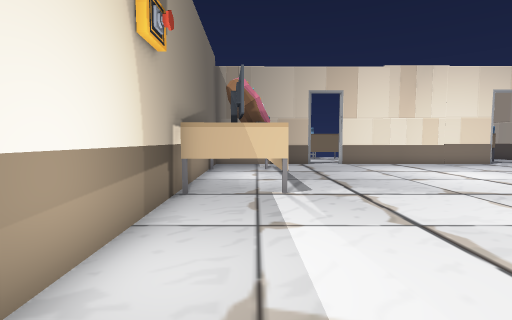
view 1 (above)

21 first-person views from a walk through a scene from a Unity 3-D project. The camera is 1.3 m above the floor, tilts 4° down and sees 85° across. The floor is counted in squares, 1 m on a side. Each view is taken from the middle of a square. On the plan, view 1 faces up. The plan holds only what a view shows up to about 13 squares ahead; the rest is blank. The place goes on beyond the plan. Some animated figures are not drawn. Door leaves are left out, so doorways stand open.

view 2
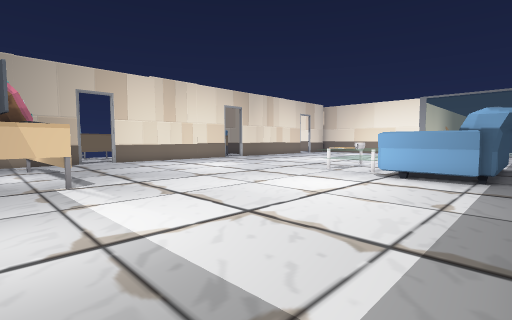

view 3
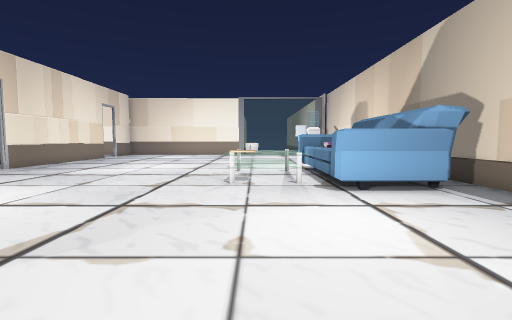

view 4
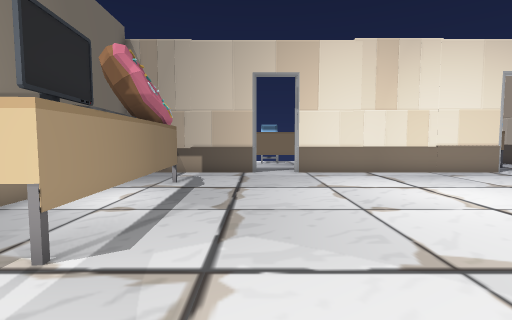

view 5
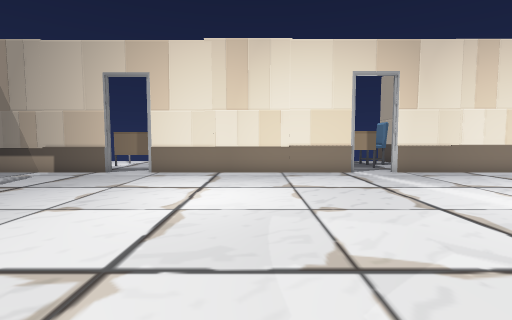

view 6
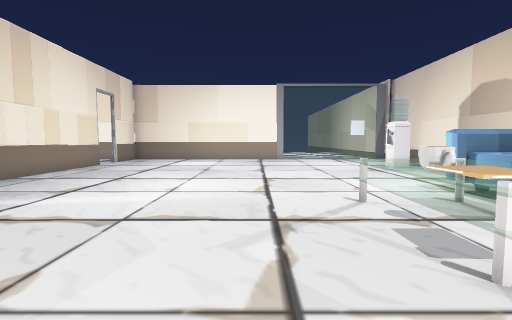

view 7
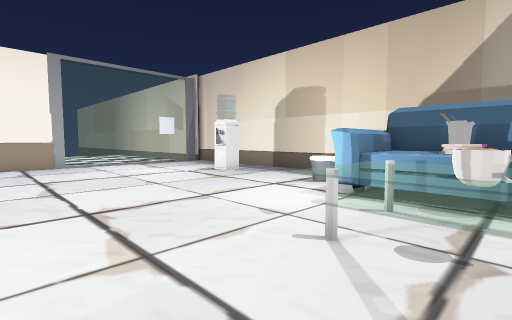

view 8
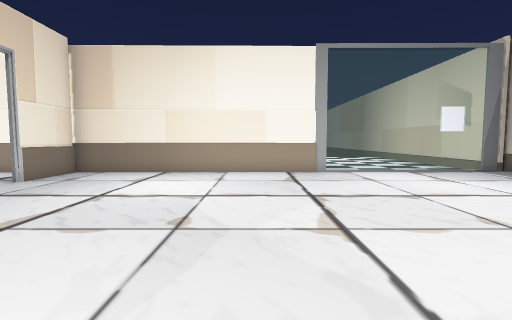

view 9
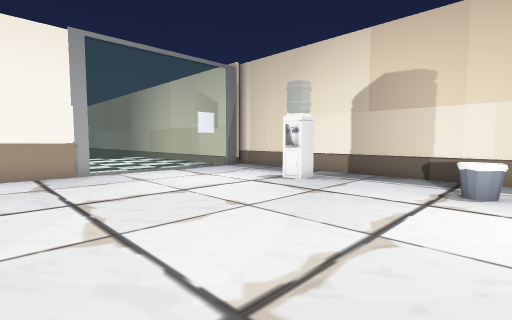

view 10
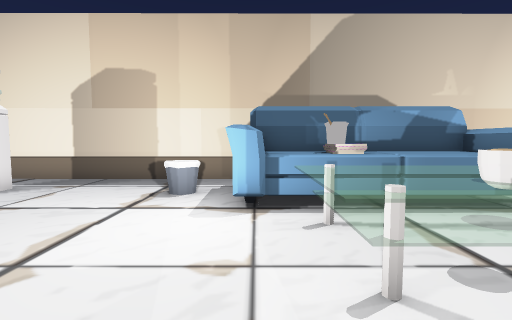

view 11
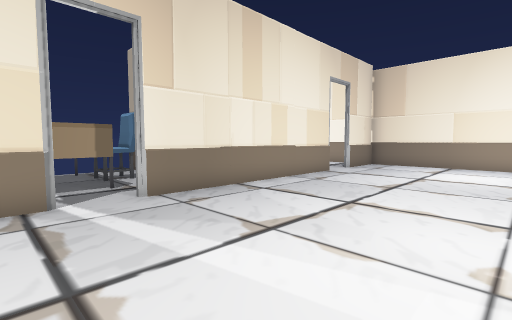

view 12
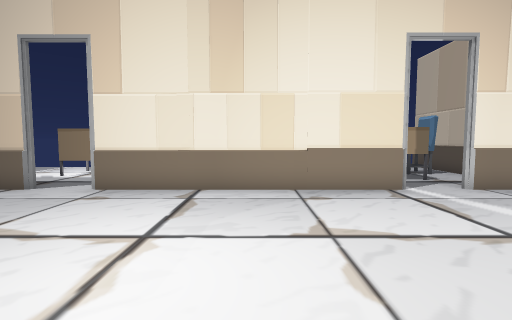

view 13
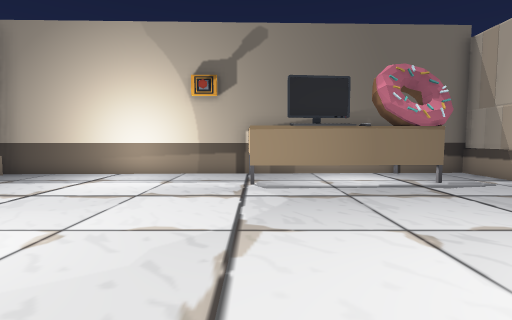

view 14
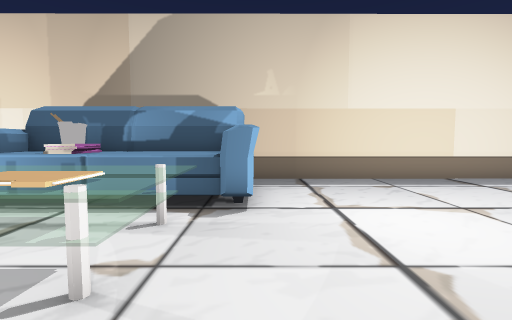

view 15
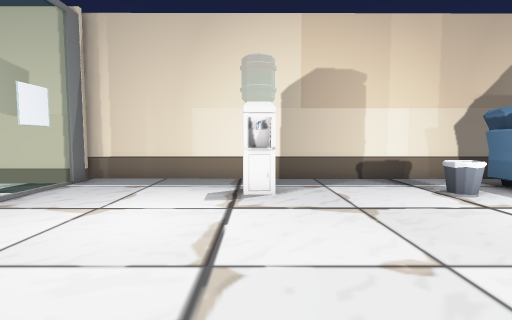

view 16
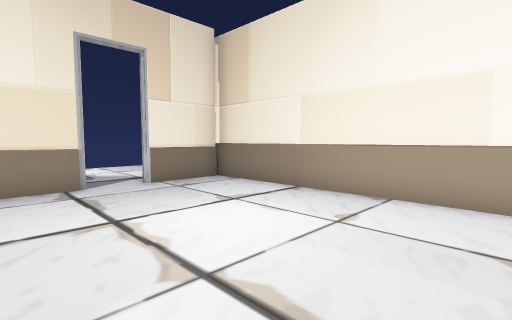

view 17
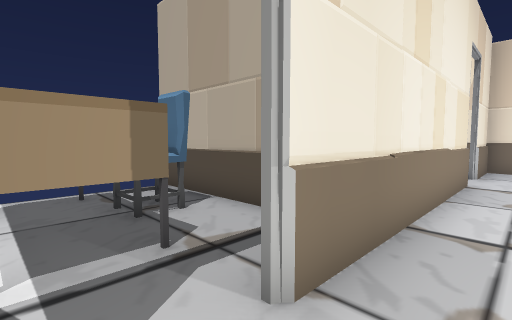

view 18
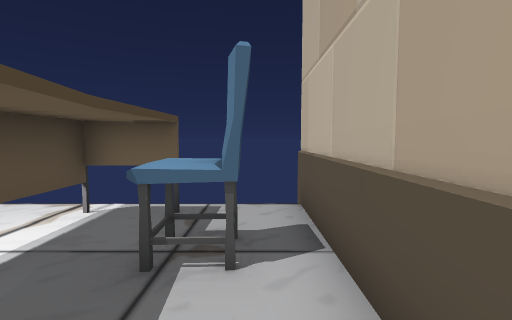

view 19
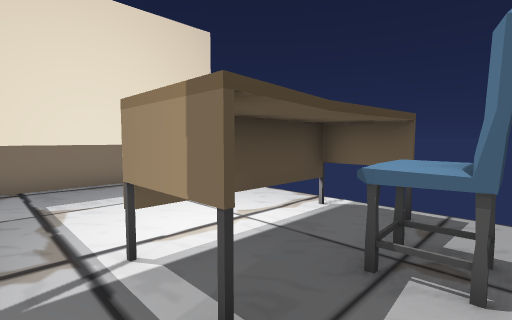

view 20
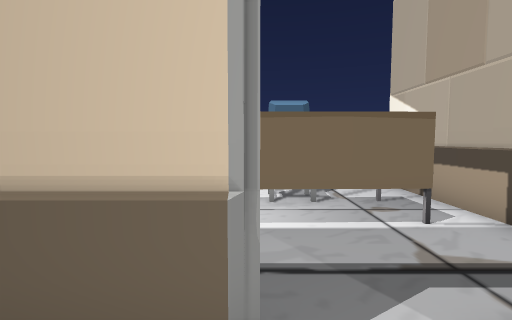

view 21
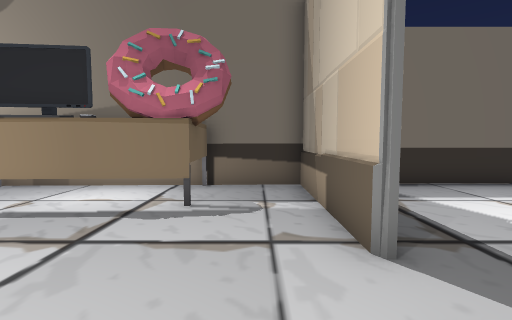

### Floor plan
Key: @ floor where view 1 was taken; # wall or solid block; . floor; D open door; = window, fence, low wall or low ledge; T table; C water cooler; E desk; O other object.
Columns run from 2 left of view 1 to 30 right of it. Each row starts with its distance up from view 1.
 22 #                  #
 21 #... OO..    ..EEE.#
 20 #...E   E#   ..EEEO#      ...
 19 #...    E#.  ..EEEO#      ...
 18 #...EEEE.#.....EE..#      ...#
 17   .......#.....EE..#      ...#
 16    ......#.........#     ....##
 15 ######.D########.D########.D###
 14 #......D.........D.........D..#
 13 #O#...........................#
 12 O O...........................#
 11 # O...........................#
 10 #  O..........................#
  9 #  O..........................#
  8 #  O..........................#
  7 #OOO..........................#
  6 #.............................#
  5 #...........TTT T.............=
  4 #........... TOO .............=.
  3 #...........TT  T.............=.
  2 #..........O     O............=.
  1 #..........OOOOOOO............=.
  0 #.@........OOOOOOO.=....C.....=.
 -1 #..........OOOOOOO............=.
 -2 #.............  ..............###
 -3 ##############  ###############

Positions as (right, up) in squares from view 1, and headings:
1: (0, 0), facing up
2: (-1, -2), facing up-right
3: (2, 4), facing right
4: (3, 4), facing up
5: (9, 4), facing up
6: (8, 7), facing right
7: (12, 8), facing down-right
8: (16, 8), facing right
9: (16, 8), facing down-right
10: (15, 7), facing down
11: (12, 9), facing up-right
12: (9, 8), facing up
13: (9, 7), facing left
14: (9, 7), facing down
15: (22, 7), facing down
16: (21, 7), facing up-right
17: (13, 14), facing up-right
18: (16, 16), facing up
19: (16, 16), facing up-left
20: (3, 14), facing up
21: (6, 14), facing left
